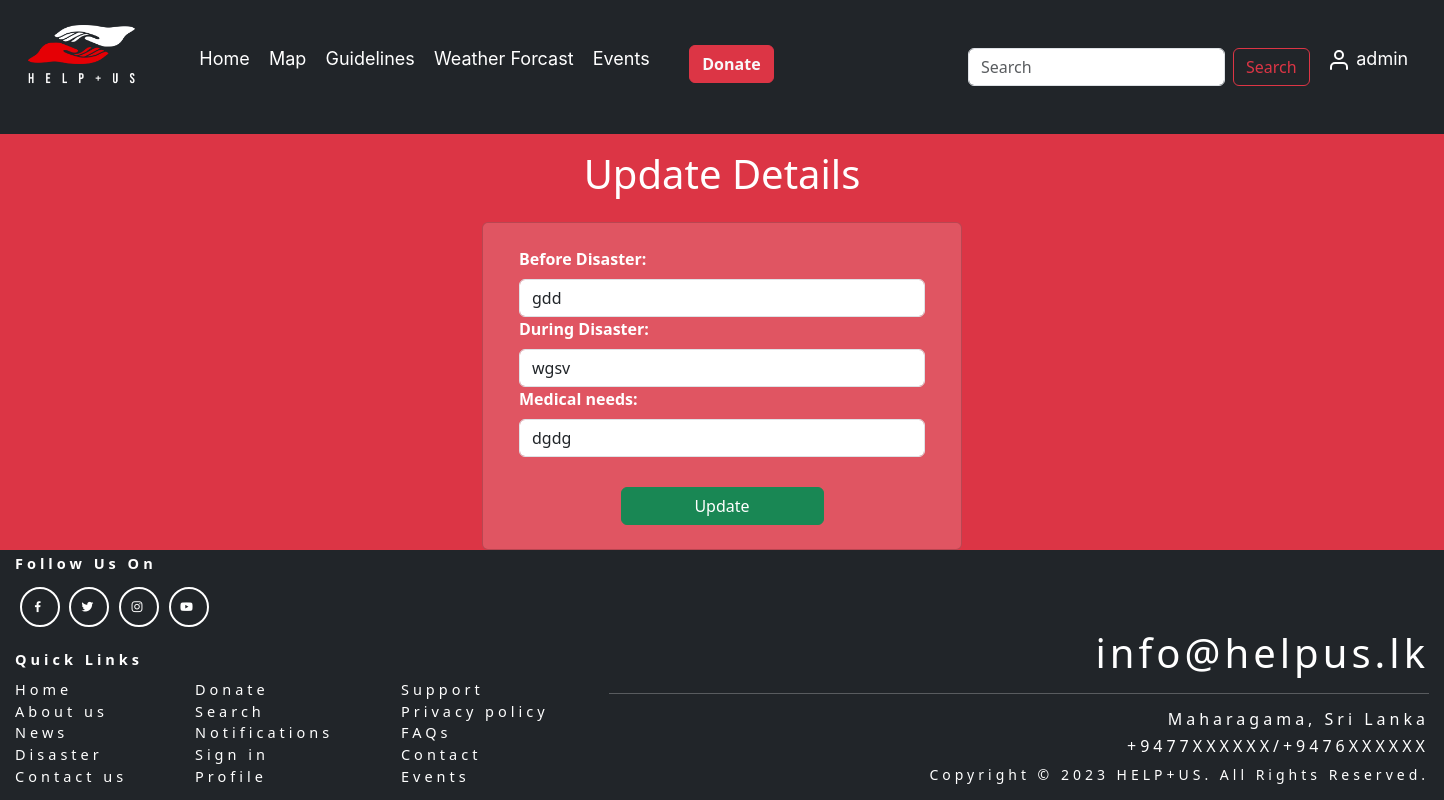
Screenshot of /app/guidelinesupdateview/2 (signed in) with the database file from the repository.
### app/models.py (models this page shows)
class  Guidelines(models.Model):
    before_disaster = models.TextField(max_length=1000)
    during_disaster=models.TextField(max_length=1050)
    after_disaster = models.TextField(max_length=1000)

### app/views.py (the view)
# urls.py: path('guidelinesupdateview/<int:pk>', GuidelinesUpdateView.as_view(), name='guidelines_update'),
class GuidelinesUpdateView(PermissionRequiredMixin, UpdateView):
    permission_required = 'app.update_guidelines'
    model = Guidelines
    fields = '__all__'
    template_name_suffix = "_update"
    success_url = '../../app/guidelineslistview'

### app/templates/app/guidelines_update.html (shortened to what this page needs)
<!DOCTYPE html>
<html>
    {% extends "base.html" %}
    {% block content %}
<head>
    <link href="https://cdn.jsdelivr.net/npm/bootstrap@5.3.0-alpha3/dist/css/bootstrap.min.css" rel="stylesheet"
>
</head>
<body class="bg-danger">
    {% load static %}
    <div>
        <div>
            <h1 class="p-3 g-col-6 text-center text-white">Update {{camp.name}} Details</h1>
        </div>
        <div class="card w-50 mb-6 container" style="max-width: 30rem; background-color: rgba(245, 245, 245, 0.164);">
            <div class="container-fluid p-4">
                <form method="POST">
                    <div>
                        <label class="form-label text-white fw-semibold">Before Disaster:</label>
                        <input value="{{guidelines.before_disaster}}" name="before_disaster" class="form-control"
                            placeholder="CampA">
                    </div>
                    <div>
                        <label class="form-label text-white fw-semibold">During Disaster:</label>
                        <input value="{{guidelines.during_disaster}}" name="during_disaster" class="form-control"
                            placeholder="Colombo">
                    </div>
                    <div>
                        <label class="form-label text-white fw-semibold">Medical needs:</label>
                        <input value="{{guidelines.after_disaster}}" name="after_disaster" class="form-control"
                            placeholder="Medical needs">
                    </div>
                    <div class="d-grid gap-2 col-6 mx-auto" style="margin-top: 30px;" >
                        <input class="btn btn-success" type="submit" value="Update">
                    </div>
                </form>
            </div>
        </div>
    </div>
</body>
{% endblock %}

### app/templates/base.html (shortened to what this page needs)
{% load static %}
<!DOCTYPE html>
<html lang="en">
<head>
    <link href="https://cdn.jsdelivr.net/npm/bootstrap@5.3.1/dist/css/bootstrap.min.css" rel="stylesheet"
>
    <link rel="stylesheet" href="https://unpkg.com/leaflet@1.9.4/dist/leaflet.css" />
    <link rel="stylesheet" href="https://cdn.jsdelivr.net/npm/leaflet.locatecontrol@0.79.0/dist/L.Control.Locate.min.css" />
    <link rel="stylesheet" href="https://unpkg.com/leaflet-control-geocoder/dist/Control.Geocoder.css" />
    <link href='https://unpkg.com/boxicons@2.0.7/css/boxicons.min.css' rel='stylesheet'>
    <link rel="stylesheet" href="{% static 'css/style.css' %}">
</head>
<body>
    <nav class="navbar navbar-expand-lg sticky-top bg-dark" style="font-size: 18px;">
        <div class="m-3">
            <div class="d-flex">
                <div class="container-fluid" >
                    <a class="navbar-brand" href="{% url 'home' %}">
                        <img src="{% static 'app/images/helpus.png'%}" alt="Logo" width="auto" height="60"
                            class="d-inline-block align-text-top">
                    </a>
                </div>
                <div class="d-flex justify-content-evenly">
                    <div class="m-3" style="word-wrap: break-word; white-space: nowrap;">
                        <ul class="navbar-nav me-auto mb-2 mb-lg-0">
                            <li class="nav-item">
                                <a class="nav-item" style="font-family:inter" aria-current="page" href="{% url 'home' %}">Home</a>
                            </li>
                            <li class="nav-item">
                                <a id="map-link" class="nav-item" style="font-family: inter" aria-current="page" href="{% url 'map' %}">Map</a>
                            </li>
                            <li class="nav-item">
                                <a class="nav-item" href="{% url 'guidelines'%}" style="font-family:inter">Guidelines</a>
                            </li>
                            <li class="nav-item dropdown" style="font-family:inter">
                                <a class="nav-item" href="#" role="button" data-bs-toggle="dropdown"
                                    aria-expanded="false">
                                    Weather Forcast</a>
                            </li>
                            <li class="nav-item dropdown" style="font-family:inter">
                                <a class="nav-item" href="#" role="button" data-bs-toggle="dropdown"
                                    aria-expanded="false">
                                    Events
                                </a>
                            </li>
                            <li class="nav-donate">
                                <button class="btn btn-danger">
                                    <a class="link-light fw-semibold" href="../donate" style="text-decoration: none;">Donate</a>
                                </button>
                            </li>
                            <div class="m-2" style="width: 33rem; padding-left: 80px;">
                                <span class="d-flex justify-content-end">
                                    <form class="d-flex " role="search">
                                        <input class="form-control me-2" type="search" placeholder="Search" aria-label="Search">
                                        <button class="btn btn-outline-danger" type="submit">Search</button>
                                    </form>
                                </span>
                            </div>
                            <li class="nav-item dropdown" style="font-family:inter">
                                <a class="nav-item" href="#" role="button" data-bs-toggle="dropdown"
                                    aria-expanded="false">
                                    <svg xmlns="http://www.w3.org/2000/svg" width="24" height="24" viewBox="0 0 24 24" fill="none" stroke="currentColor" stroke-width="2" stroke-linecap="round" stroke-linejoin="round" class="feather feather-user">
                                        <path d="M20 21v-2a4 4 0 0 0-4-4H8a4 4 0 0 0-4 4v2"></path>
                                        <circle cx="12" cy="7" r="4"></circle>
                                    </svg>
                                    {{user.username}}</a>
                            </li>
                        </ul>
                    </div>
                </div>
            </div>
        </div>
    </nav>
    {% block content%}
    {% endblock%}
    <footer style="font-size: 14.5px;">
        <section style="text-align: left; margin-left:12px; width: max-content; float:left;">
            <div>
                <div><b>Follow Us On</b></div>
                <div class = "social-links">
                    <a href = "#"><i class='bx bxl-facebook'></i></a>
                    <a href = "#"><i class='bx bxl-twitter'></i></a>
                    <a href = "#"><i class='bx bxl-instagram'></i></a>
                    <a href = "#"><i class='bx bxl-youtube'></i></a>
                </div>
            </div>
            <div>
                <span><b>Quick Links</b></span>
            </div>
            <div style="width: fit-content; float: left; margin-top: 8px;">
                <div style="display: inline-block; margin-right: 60px; text-align: justify;">
                    <a href="#" style="color: white; text-decoration: none;">Home</a><br>
                    <a href="#" style="color: white; text-decoration: none;">About us</a><br>
                    <a href="#" style="color: white; text-decoration: none;">News</a><br>
                    <a href="#" style="color: white; text-decoration: none;">Disaster</a><br>
                    <a href="#" style="color: white; text-decoration: none;">Contact us</a>
                </div>
                <div style="display: inline-block; margin-right: 60px; text-align: justify;">
                    <a href="#" style="color: white; text-decoration: none;">Donate</a><br>
                    <a href="#" style="color: white; text-decoration: none;">Search</a><br>
                    <a href="#" style="color: white; text-decoration: none;">Notifications</a><br>
                    <a href="#" style="color: white; text-decoration: none;">Sign in</a><br>
                    <a href="#" style="color: white; text-decoration: none;">Profile</a>
                </div>
                <div style="display: inline-block; margin-right: 60px; text-align: justify;">
                    <a href="#" style="color: white; text-decoration: none;">Support</a><br>
                    <a href="#" style="color: white; text-decoration: none;">Privacy policy</a><br>
                    <a href="#" style="color: white; text-decoration: none;">FAQs</a><br>
                    <a href="#" style="color: white; text-decoration: none;">Contact</a><br>
                    <a href="#" style="color: white; text-decoration: none;">Events</a>
                </div>
             </div>
            </section>
            <section style="text-align: right; margin-right: 12px; margin-top: 76px;">
                <h1>info@helpus.lk</h1>
                <hr>
                <h6>Maharagama, Sri Lanka</h6>
                <h6>+9477XXXXXX/+9476XXXXXX</h6>
                <span style="font-size: 14px;">Copyright © 2023 HELP+US. All Rights Reserved.</span>
            </section>
    </footer>
</body>
</html>

### app/static/css/style.css (style rules this page uses)
.nav-item { flex: 1; text-align: center; padding: 0.3rem; cursor: pointer; transition: background-color 0.5s ease, color 0.5s ease; text-decoration: none; color:white ; margin-bottom: -10px; }
.nav-donate { padding-left: 30px; padding-top: 5px; }
footer { background: var(--exDark); color: #fff; text-align: center; padding: 2rem 0; }
.social-links { display: flex; justify-content: center; margin-bottom: 1.4rem; }
.social-links a { border: 2px solid #fff; color: #fff; display: block; width: 40px; height: 40px; display: flex; justify-content: center; align-items: center; border-radius: 50%; text-decoration: none; margin: 0 0.3rem; transition: all 0.5s ease; }

### app/templates/base.html (style rules this page uses)
body { display: flex; flex-direction: column; min-height: 100vh; margin: 0; }
footer { padding: 3px; background-color:#212529; color: white; height:250px; letter-spacing: 4px; margin-top: auto; }
.social-links { margin-top: 12px; display: flex; justify-content: left; margin-bottom: 1.4rem; }
.social-links a { border: 2px solid #fff; color: #fff; display: block; width: 40px; height: 40px; display: flex; justify-content: center; align-items: center; border-radius: 50%; text-decoration: none; margin: 0 0.3rem; transition: all 0.5s ease; }

### rows the page displays
Guidelines: before_disaster "gdd", during_disaster "wgsv", after_disaster "dgdg"

### other values shown
{{ user.username }} "admin"
